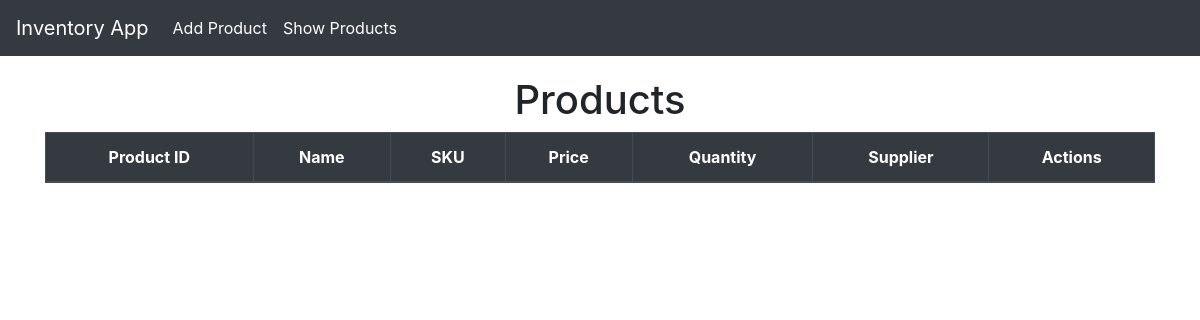
The page /list/ on the database as committed earlier.
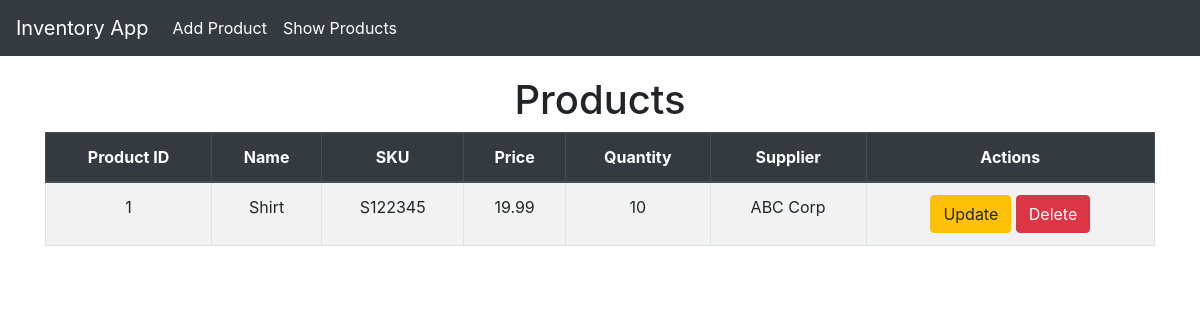
The same page on the database as committed later.
### invApp/models.py (models this page shows, shortened)
class Product (models.Model):
    product_id = models.AutoField(primary_key=True)
    name = models.CharField(max_length=100)
    sku = models.CharField(max_length=50, unique= True)
    price = models.FloatField()
    quantity = models.IntegerField()
    supplier = models.CharField(max_length=100)

### invApp/views.py (the view)
# urls.py: path('list/', views.product_list_view, name = 'product_list'),
def product_list_view(request):
    products = Product.objects.all()
    return render(request, 'invApp/product_list.html', {'products': products})

### invApp/templates/invApp/product_list.html (shortened to what this page needs)
{% extends "invApp/layout.html" %}
{% block content %}
<h1 class="text-center">Products</h1>
<table class="table table-bordered table-striped text-center">
    <thead class="thead-dark">
        <tr>
            <th>Product ID</th>
            <th>Name</th>
            <th>SKU</th>
            <th>Price</th>
            <th>Quantity</th>
            <th>Supplier</th>
            <th>Actions</th>
        </tr>
    </thead>
    <tbody>
        {% for product in products %}
        <tr>
            <td>{{ product.product_id }}</td>
            <td>{{ product.name }}</td>
            <td>{{ product.sku }}</td>
            <td>{{ product.price }}</td>
            <td>{{ product.quantity }}</td>
            <td>{{ product.supplier }}</td>
            <td>
                <a href="{% url 'product_update' product.product_id %}" class="btn btn-warning">Update</a>
                <a href="{% url 'product_delete' product.product_id %}" class="btn btn-danger">Delete</a>
            </td>
        </tr>
        {% endfor %}
    </tbody>
</table>
{% endblock %}

Rows that differ between the two databases and show on the page:
added Product: product_id "1", name "Shirt", sku "S122345", price "19.99", quantity "10", supplier "ABC Corp"
